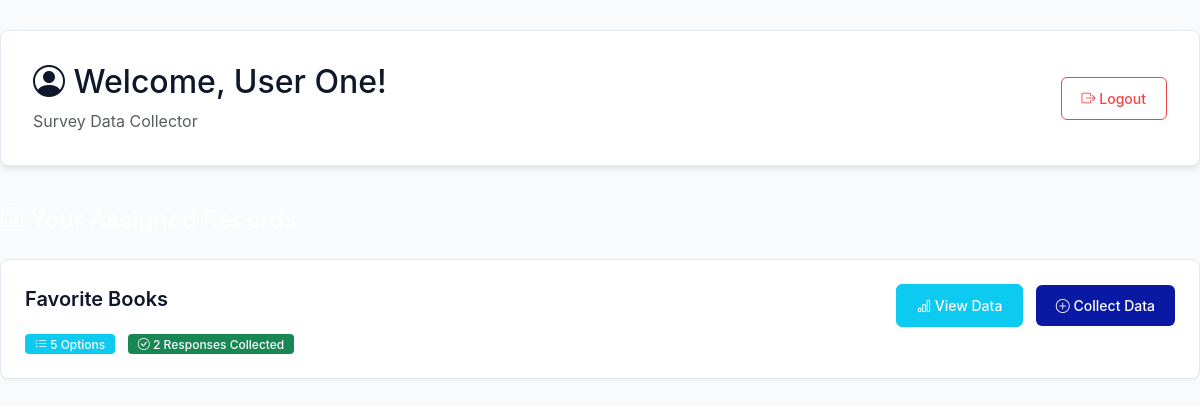
/user/dashboard.php (signed in), run on the app's committed database.
### tables this page shows
CREATE TABLE `records` (
  `id` int(11) NOT NULL,
  `theme` varchar(255) NOT NULL,
  `description` text DEFAULT NULL,
  `num_options` int(11) NOT NULL,
  `created_at` timestamp NOT NULL DEFAULT current_timestamp()
);

### user/dashboard.php (the view, shortened to what this page needs)
<?php
$user_id = $_SESSION['user_id'];
$conn = getDBConnection();
$stmt = $conn->prepare("
    SELECT r.*,
           COUNT(DISTINCT res.id) as my_responses
    FROM records r
    INNER JOIN user_assignments ua ON r.id = ua.record_id
    LEFT JOIN responses res ON r.id = res.record_id AND res.user_id = ?
    WHERE ua.user_id = ?
    GROUP BY r.id
    ORDER BY r.created_at DESC
");
$stmt->bind_param("ii", $user_id, $user_id);
$stmt->execute();
$records = $stmt->get_result();
?>
<!DOCTYPE html>
<html lang="en">
<head>
    <link href="https://cdn.jsdelivr.net/npm/bootstrap@5.3.0/dist/css/bootstrap.min.css" rel="stylesheet">
    <link rel="stylesheet" href="https://cdn.jsdelivr.net/npm/bootstrap-icons@1.11.0/font/bootstrap-icons.css">
    <link rel="stylesheet" href="../style/style.css">
</head>
<body>
    <div class="main-container">
        <div class="header-card">
            <div class="d-flex justify-content-between align-items-center">
                <div>
                    <h2><i class="bi bi-person-circle"></i> Welcome, <?php echo htmlspecialchars($_SESSION['user_fullname']); ?>!</h2>
                    <p class="text-muted mb-0">Survey Data Collector</p>
                </div>
                <a href="../logout.php" class="btn logout-btn">
                    <i class="bi bi-box-arrow-right"></i> Logout
                </a>
            </div>
        </div>
        <h4 class="text-white mb-4"><i class="bi bi-clipboard-data"></i> Your Assigned Records</h4>
        <?php if ($records->num_rows > 0): ?>
            <?php while ($record = $records->fetch_assoc()): ?>
                <div class="record-card">
                    <div class="d-flex justify-content-between align-items-start">
                        <div class="flex-grow-1">
                            <div class="record-title"><?php echo htmlspecialchars($record['theme']); ?></div>
                            <div class="mt-3">
                                <span class="badge bg-info me-2">
                                    <i class="bi bi-list-ul"></i> <?php echo $record['num_options']; ?> Options
                                </span>
                                <span class="badge bg-success">
                                    <i class="bi bi-check-circle"></i> <?php echo $record['my_responses']; ?> Responses Collected
                                </span>
                            </div>
                        </div>
                        <div>
                            <a href="view_my_data.php?id=<?php echo $record['id']; ?>"
                               class="btn btn-info text-white me-2">
                                <i class="bi bi-bar-chart"></i> View Data
                            </a>
                            <button class="btn btn-collect"
                                    data-bs-toggle="modal"
                                    data-bs-target="#collectModal"
                                    data-record-id="<?php echo $record['id']; ?>"
                                    data-record-theme="<?php echo htmlspecialchars($record['theme']); ?>">
                                <i class="bi bi-plus-circle"></i> Collect Data
                            </button>
                        </div>
                    </div>
                </div>
            <?php endwhile; ?>
        <?php else: ?>
            <div class="alert alert-info">
                <i class="bi bi-info-circle"></i> No records assigned to you yet. Please contact your administrator.
            </div>
        <?php endif; ?>
    </div>
</body>
</html>

### style/style.css (style rules this page uses)
:root { --primary: #0a19a3; --primary-dark: #1e1959; --primary-light: #1d59da; --secondary: #64748b; --success: #10b981; --danger: #ef4444; --warning: #f59e0b; --background: #f8fafc; --surface: #ffffff; --border: #e2e8f0; --text-primary: #0f172a; --text-secondary: #475569; --shadow-sm: 0 1px 2px 0 rgba(0, 0, 0, 0.05); --shadow-md: 0 4px 6px -1px rgba(0, 0, 0, 0.1); --shadow-lg: 0 10px 15px -3px rgba(0, 0, 0, 0.1); }
a { text-decoration: none; }
body { background-color: var(--background); color: var(--text-primary); font-family: -apple-system, BlinkMacSystemFont, "Segoe UI", Roboto, "Helvetica Neue", Arial, sans-serif; margin: 0; padding: 0; }
.record-card { background: var(--surface); border-radius: 8px; padding: 24px; margin-bottom: 20px; box-shadow: var(--shadow-sm); border: 1px solid var(--border); transition: all 0.2s ease; }
.main-container { max-width: 1200px; margin: 0 auto; }
.header-card { background: var(--surface); border-radius: 8px; padding: 32px; box-shadow: var(--shadow-md); border: 1px solid var(--border); margin-top: 30px; margin-bottom: 40px; }
.header-card p { color: var(--text-secondary); margin: 0; }
.record-title { font-size: 20px; font-weight: 600; color: var(--text-primary); margin-bottom: 12px; }
.btn-collect { background: var(--primary); border: none; color: white; padding: 12px 24px; font-weight: 500; border-radius: 6px; transition: all 0.2s ease; font-size: 14px; }
.logout-btn { background: transparent; color: var(--danger); border: 1px solid var(--danger); padding: 10px 20px; border-radius: 6px; font-weight: 500; transition: all 0.2s ease; }
body { font-family: -apple-system, BlinkMacSystemFont, "Segoe UI", Roboto, "Helvetica Neue", Arial, sans-serif; color: var(--text-primary); }
button, .btn, a.btn { transition: all 0.2s ease; }
.btn { border-radius: 6px; font-weight: 500; font-size: 14px; padding: 10px 20px; transition: all 0.2s ease; }
.badge { border-radius: 4px; padding: 4px 10px; font-weight: 500; font-size: 12px; }

### data on the page
records: theme "Favorite Books", num_options "5", my_responses "2"

### other printed values
$_SESSION['user_fullname'] "User One"
